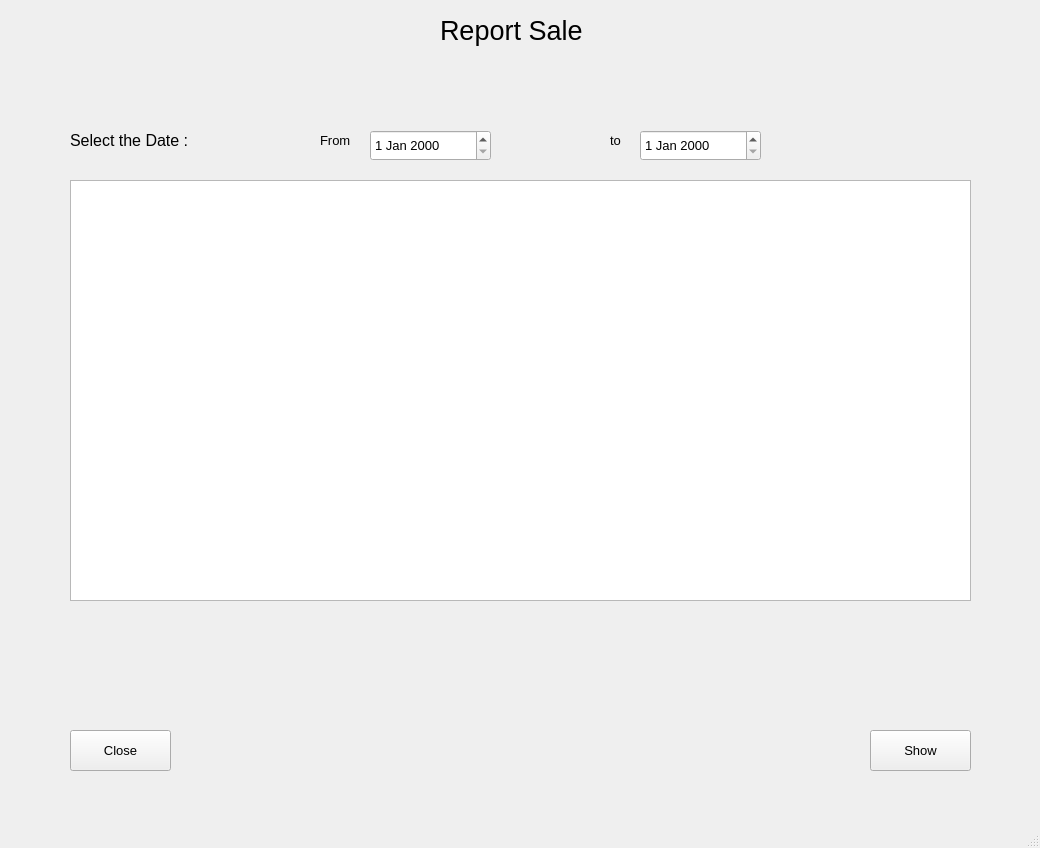
<?xml version="1.0" encoding="UTF-8"?>
<ui version="4.0">
 <class>Report_Sale</class>
 <widget class="QMainWindow" name="Report_Sale">
  <property name="geometry">
   <rect>
    <x>0</x>
    <y>0</y>
    <width>1040</width>
    <height>848</height>
   </rect>
  </property>
  <property name="windowTitle">
   <string>MainWindow</string>
  </property>
  <widget class="QWidget" name="centralwidget">
   <widget class="QTableView" name="tableView_ReSale">
    <property name="geometry">
     <rect>
      <x>70</x>
      <y>180</y>
      <width>901</width>
      <height>421</height>
     </rect>
    </property>
   </widget>
   <widget class="QPushButton" name="pushButton_show">
    <property name="geometry">
     <rect>
      <x>870</x>
      <y>730</y>
      <width>101</width>
      <height>41</height>
     </rect>
    </property>
    <property name="font">
     <font>
      <pointsize>10</pointsize>
     </font>
    </property>
    <property name="text">
     <string>Show</string>
    </property>
   </widget>
   <widget class="QLabel" name="label">
    <property name="geometry">
     <rect>
      <x>440</x>
      <y>-20</y>
      <width>171</width>
      <height>101</height>
     </rect>
    </property>
    <property name="font">
     <font>
      <pointsize>20</pointsize>
     </font>
    </property>
    <property name="text">
     <string>Report Sale</string>
    </property>
   </widget>
   <widget class="QPushButton" name="pushButton_close">
    <property name="geometry">
     <rect>
      <x>70</x>
      <y>730</y>
      <width>101</width>
      <height>41</height>
     </rect>
    </property>
    <property name="font">
     <font>
      <pointsize>10</pointsize>
     </font>
    </property>
    <property name="text">
     <string>Close</string>
    </property>
   </widget>
   <widget class="QLabel" name="label_3">
    <property name="geometry">
     <rect>
      <x>70</x>
      <y>120</y>
      <width>161</width>
      <height>41</height>
     </rect>
    </property>
    <property name="font">
     <font>
      <pointsize>12</pointsize>
     </font>
    </property>
    <property name="text">
     <string>Select the Date : </string>
    </property>
   </widget>
   <widget class="QDateEdit" name="dateEdit_from">
    <property name="geometry">
     <rect>
      <x>370</x>
      <y>130</y>
      <width>121</width>
      <height>31</height>
     </rect>
    </property>
    <property name="font">
     <font>
      <pointsize>10</pointsize>
     </font>
    </property>
   </widget>
   <widget class="QDateEdit" name="dateEdit_to">
    <property name="geometry">
     <rect>
      <x>640</x>
      <y>130</y>
      <width>121</width>
      <height>31</height>
     </rect>
    </property>
    <property name="font">
     <font>
      <pointsize>10</pointsize>
     </font>
    </property>
   </widget>
   <widget class="QLabel" name="label_4">
    <property name="geometry">
     <rect>
      <x>320</x>
      <y>130</y>
      <width>51</width>
      <height>21</height>
     </rect>
    </property>
    <property name="font">
     <font>
      <pointsize>10</pointsize>
     </font>
    </property>
    <property name="text">
     <string>From</string>
    </property>
   </widget>
   <widget class="QLabel" name="label_5">
    <property name="geometry">
     <rect>
      <x>610</x>
      <y>130</y>
      <width>31</width>
      <height>21</height>
     </rect>
    </property>
    <property name="font">
     <font>
      <pointsize>10</pointsize>
     </font>
    </property>
    <property name="text">
     <string>to</string>
    </property>
   </widget>
  </widget>
  <widget class="QMenuBar" name="menubar">
   <property name="geometry">
    <rect>
     <x>0</x>
     <y>0</y>
     <width>1040</width>
     <height>25</height>
    </rect>
   </property>
  </widget>
  <widget class="QStatusBar" name="statusbar"/>
 </widget>
 <resources/>
 <connections/>
</ui>
